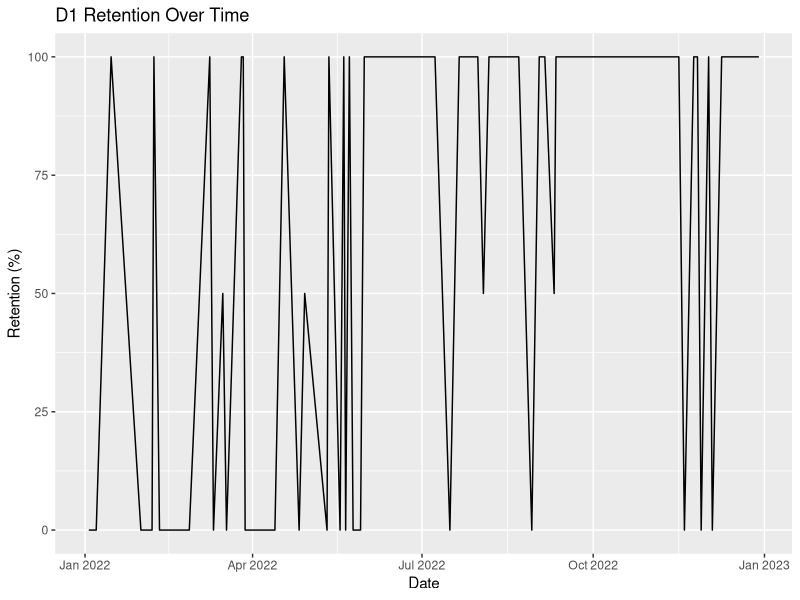

Source code (R):
## ---- chunk 1
library(readr)
library(ggplot2)
## ---- chunk 2
data <- read_csv("d1.csv")
## ---- chunk 3
data$creat_date <- as.Date(data$creat_date)
## ---- chunk 4
ggplot(data, aes(x = creat_date, y = D1_Retention_percent)) +
  geom_line() +
  labs(
    title = "D1 Retention Over Time",
    x = "Date",
    y = "Retention (%)"
  )
